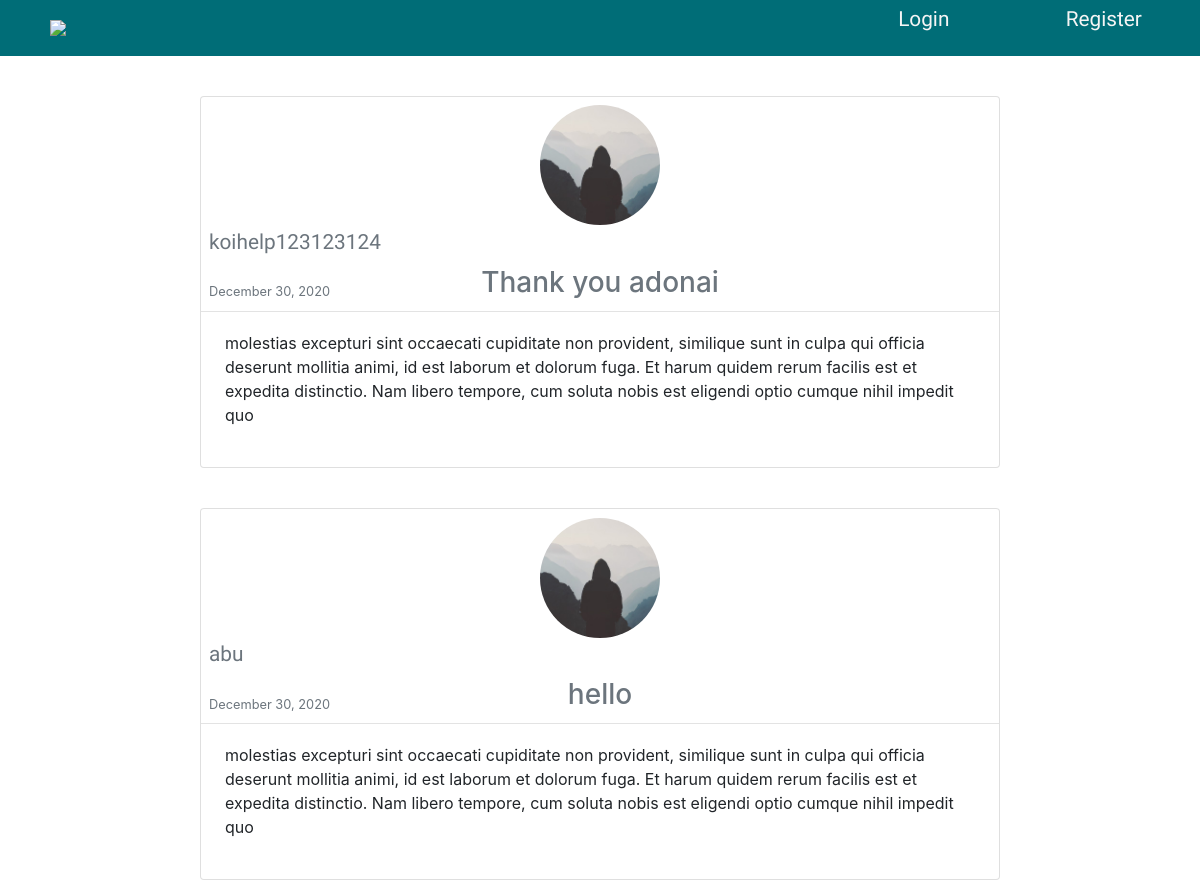
/home/, run on the app's committed database.
### user/models.py (models this page shows, shortened)
class Post(models.Model):
    title = models.CharField(max_length=100)
    content = models.TextField()
    date_posted = models.DateTimeField(default=timezone.now)
    author = models.ForeignKey(User, on_delete=models.CASCADE)

class Profile(models.Model):
    user = models.OneToOneField(User, on_delete=models.CASCADE)
    name = models.CharField(blank=True,max_length=50, null=True)
    age =   models.IntegerField(blank=True, null=True)
    gender = models.CharField(blank=True,max_length=1, choices=Gender_options, null=True)
    linkedin_Url= models.CharField(blank=True,max_length=100, null=True)
    image = models.ImageField(default='default.jpg', upload_to='profile_pics', null=True)

### user/views.py (the view)
# urls.py: 2. Add a URL to urlpatterns:  path('', views.home, name='home')
def home(request):
    context = {
        'posts': Post.objects.all()
    }
    return render(request, 'user/home.html',context)

### user/templates/user/home.html (shortened to what this page needs)
{% load static %}
<html>
    <head>
        <link rel="stylesheet" href="https://stackpath.bootstrapcdn.com/bootstrap/4.1.3/css/bootstrap.min.css">
        <link rel="stylesheet" href="{% static 'css/main.css' %}">
    </head>
    <body>
        <nav>
            <div class="empty">
                <img src="https://img.icons8.com/cotton/38/000000/menu.png"/>
            </div>
            <div class="box_url">
                <ul>
                    {% if user.is_authenticated %}
                   <li><a class="nav-item nav-link" href="{% url 'profile' %}">Profile</a></li>
                  <li> <a class="nav-item nav-link" href="{% url 'logout' %}">Logout</a></li>
                 {% else %}
                   <li><a class="nav-item nav-link" href="{% url 'login' %}">Login</a></li>
                   <li><a class="nav-item nav-link" href="{% url 'sign_up' %}">Register</a></li>
                 {% endif %}
               </ul>
            </div>
            </nav>
            {% for post in posts %}
                  <div class="home-profile card" style="width: 50rem; margin-top: 40px; height: max-content; " >
                   <div class="home-profile-image"><img style="height: 120px; border-radius: 50%; margin-top: 7%;" src="{{ post.author.profile.image.url }}"></div>
                    <div class="media-body">
                      <div class="article-metadata" style="display: flex; flex-direction: column; justify-content: space-between;">
                        <a class="card-subtitle mb-2 text-muted" style="display:flex; padding: 1%;">{{ post.author }}</a>
                        <small class="text-muted" style="display:flex; padding: 1%;">{{ post.date_posted|date:"F d, Y" }}</small>
                      </div>
                      <h3><div class="article-title card-subtitle mb-2 text-muted" style="display: flex; justify-content: center; align-content: center;margin-top: -50px;" href="#">{{ post.title }}</div></h3>
                      <p class="article-content" style="padding: 3%;">{{ post.content }}</p>
                    </div>
                   </div>
            {% endfor %}
    </body>
</html>

### user/static/css/main.css (style rules this page uses)
* { margin: 0; padding: 0; box-sizing: border-box; }
a { text-decoration: none; color: whitesmoke; color: whitesmoke; font-family: 'Oswald', sans-serif; font-size: 1.3rem; }
nav { display: flex; align-items: center; height: 7vh; width: 100vw; background-color:#006D77; justify-content: space-between; }
nav .empty img { margin-left: 50px; cursor: pointer; }
.box_url { width: 30vw; }
nav .box_url ul { display: flex; justify-content: space-around; }
nav .box_url ul li { list-style: none; align-self: center; }
.card { display: flex; align-items: center; margin: 0 auto; margin-top: 19px; }
.article-metadata { padding-bottom: 1px; margin-bottom: 4px; border-bottom: 1px solid #e3e3e3 }
.article-title { color: #444444; }
.article-content { white-space: pre-line; }

### data on the page
Post: author.profile.image (placeholder picture), author "koihelp123123124", date_posted "December 30, 2020", title "Thank you adonai", content "molestias excepturi sint occaecati cupiditate non provident, similique sunt in culpa qui officia deserunt mollitia animi, id est laborum et dolorum fuga. Et harum quidem rerum facilis est et expedita distinctio. Nam libero tempore, cum soluta nobis est eligendi optio cumque nihil impedit quo"
Post: author.profile.image (placeholder picture), author "abu", date_posted "December 30, 2020", title "hello", content "molestias excepturi sint occaecati cupiditate non provident, similique sunt in culpa qui officia deserunt mollitia animi, id est laborum et dolorum fuga. Et harum quidem rerum facilis est et expedita distinctio. Nam libero tempore, cum soluta nobis est eligendi optio cumque nihil impedit quo"
